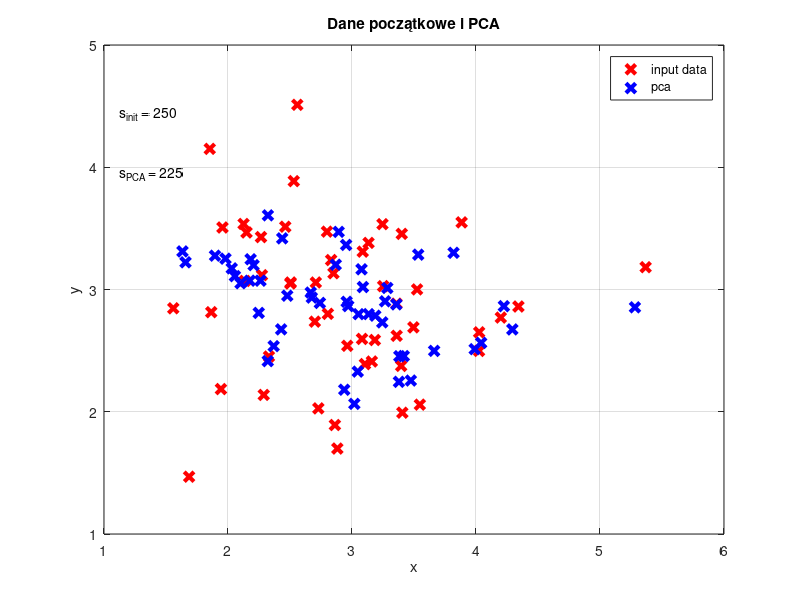

This chart was generated by the following MATLAB code:
clear all
close all
clc

data = 3 + 0.7 * randn(50, 5);
[coeff, score, latent, tsquared, explained, mu] = pca(data, 'NumComponents', 4);
data_pca = score * coeff' + mu;

figure(1)
plot(data(:,1), data(:,2),'rx','MarkerSize',7,'LineWidth',3);grid;hold
plot(data_pca(:,1), data_pca(:,2),'xb','MarkerSize',7,'LineWidth',3)
xlabel('x');ylabel('y')
legend('input data', 'pca')

clc
disp('size of the initial data:')
s_init = size(data, 1) * size(data, 2)
disp('size of the PCA data:')
s1 = size(score, 1) * size(score, 2);
s2 = size(coeff, 1) * size(coeff, 2);
s3 = size(mu, 1) * size(mu, 2);
s_PCA = s1 + s2 + s3

annotation('textbox', [0.15, 0.8, 0.1, 0.1], 'String', sprintf('s_{init} = %d', s_init), 'EdgeColor', 'none');
annotation('textbox', [0.15, 0.7, 0.1, 0.1], 'String', sprintf('s_{PCA} = %d', s_PCA), 'EdgeColor', 'none');

title('Dane początkowe i PCA');
